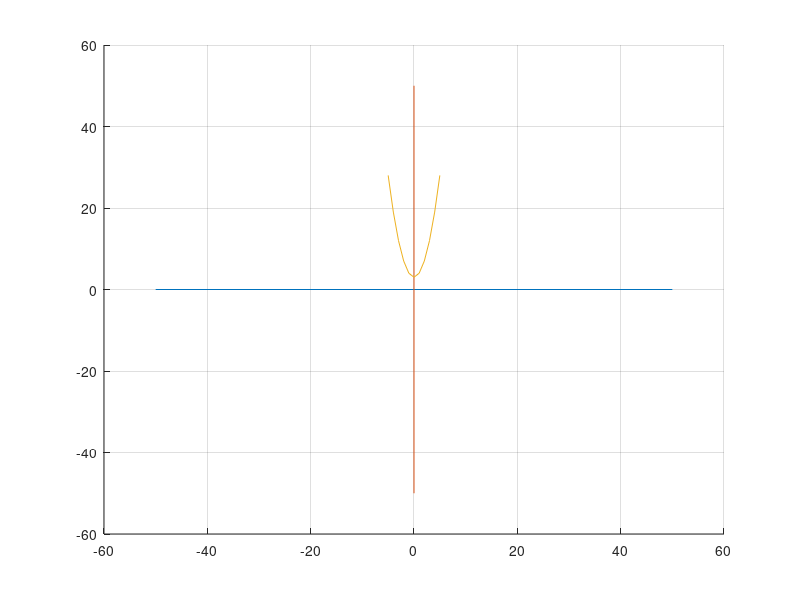

Write MATLAB code to recreate this figure.
clc,clear            %Limpio todo los datos 'basura'
a=[-50 50];          %El tamaño del plano
b=a-a;               %Deje esto quieto
hold on;
    plot(a,b);
    plot(b,a);
grid on;             %Hasta aqui

x=-5:1:5;            %Los valores que va a tomar x, Ejm= x=-5:0.01:5
                     %valor inicial, saltos=epsilon, valor final
                     
y=x.^2+3;            %Ecuacion cuadratica

plot(x,y);           %Esto hace que grafique